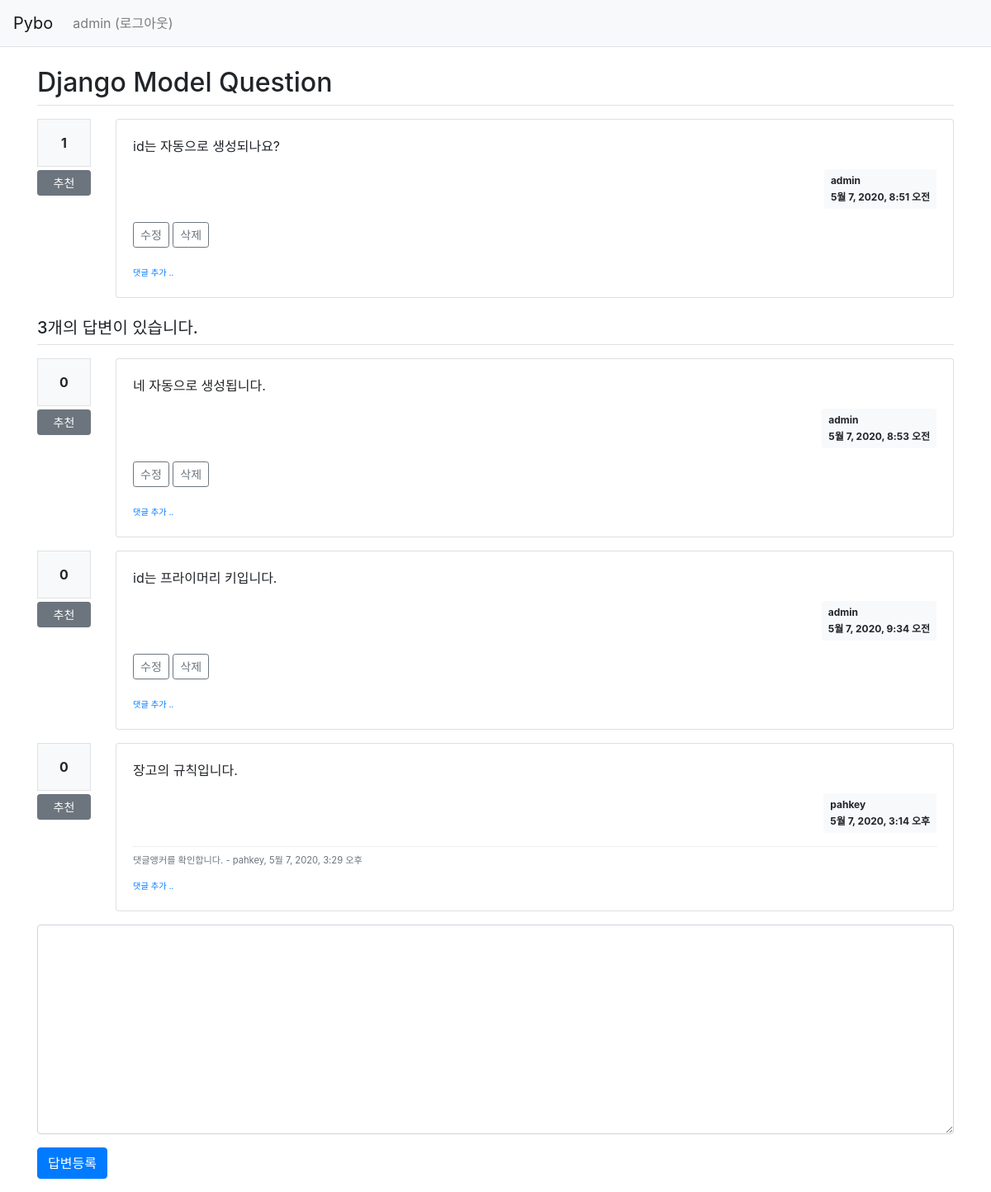
Screenshot of /pybo/2/ (signed in) with the database file from the repository.
### pybo/models.py (models this page shows, shortened)
class Question(models.Model):
    author = models.ForeignKey(User, on_delete=models.CASCADE, related_name='author_question')
    subject = models.CharField(max_length=200)
    content = models.TextField()
    create_date = models.DateTimeField()
    modify_date = models.DateTimeField(null=True, blank=True)
    voter = models.ManyToManyField(User, related_name='voter_question')

class Answer(models.Model):
    author = models.ForeignKey(User, on_delete=models.CASCADE, related_name='author_answer')
    question = models.ForeignKey(Question, on_delete=models.CASCADE)
    content = models.TextField()
    create_date = models.DateTimeField()
    modify_date = models.DateTimeField(null=True, blank=True)
    voter = models.ManyToManyField(User, related_name='voter_answer')

class Comment(models.Model):
    author = models.ForeignKey(User, on_delete=models.CASCADE)
    content = models.TextField()
    create_date = models.DateTimeField()
    modify_date = models.DateTimeField(null=True, blank=True)
    question = models.ForeignKey(Question, null=True, blank=True, on_delete=models.CASCADE)
    answer = models.ForeignKey(Answer, null=True, blank=True, on_delete=models.CASCADE)

### pybo/views/base_views.py (the view)
# urls.py: path('<int:question_id>/', base_views.detail, name='detail'),
def detail(request, question_id):
    question = get_object_or_404(Question, pk=question_id)
    context = {'question': question}
    return render(request, 'pybo/question_detail.html', context)

### pybo/templatetags/pybo_filter.py (called while the page is built)
@register.filter()
def mark(value):
    extensions = ["nl2br", "fenced_code"]
    return mark_safe(markdown.markdown(value, extensions=extensions))

### templates/pybo/question_detail.html (shortened to what this page needs)
{% extends 'base.html' %}
{% load pybo_filter %}
{% block content %}
<div class="container my-3">
    <h2 class="border-bottom py-2">{{ question.subject }}</h2>
    <div class="row my-3">
        <div class="col-1">
            <div class="bg-light text-center p-3 border font-weight-bolder mb-1">{{question.voter.count}}</div>
            <a href="#" data-uri="{% url 'pybo:vote_question' question.id  %}"
               class="recommend btn btn-sm btn-secondary btn-block my-1">추천</a>
        </div>
        <div class="col-11">
            <div class="card">
                <div class="card-body">
                    <div class="card-text">{{ question.content|mark }}</div>
                    <div class="d-flex justify-content-end">
                        <div class="badge badge-light p-2 text-left">
                            <div class="mb-2">{{ question.author.username }}</div>
                            <div>{{ question.create_date }}</div>
                        </div>
                    </div>
                    {% if request.user == question.author %}
                    <div class="my-3">
                        <a href="{% url 'pybo:question_modify' question.id  %}"
                           class="btn btn-sm btn-outline-secondary">수정</a>
                        <a href="#" class="delete btn btn-sm btn-outline-secondary"
                           data-uri="{% url 'pybo:question_delete' question.id  %}">삭제</a>
                    </div>
                    {% endif %}
                    <div>
                        <a href="{% url 'pybo:comment_create_question' question.id  %}"
                           class="small"><small>댓글 추가 ..</small></a>
                    </div>
                </div>
            </div>
        </div>
    </div>
    <h5 class="border-bottom my-3 py-2">{{question.answer_set.count}}개의 답변이 있습니다.</h5>
    {% for answer in question.answer_set.all %}
    <div class="row my-3">
        <div class="col-1">
            <div class="bg-light text-center p-3 border font-weight-bolder mb-1">{{answer.voter.count}}</div>
            <a href="#" data-uri="{% url 'pybo:vote_answer' answer.id  %}"
                class="recommend btn btn-sm btn-secondary btn-block my-1">추천</a>
        </div>
        <div class="col-11">
            <div class="card">
                <div class="card-body">
                    <div class="card-text">{{ answer.content|mark }}</div>
                    <div class="d-flex justify-content-end">
                        <div class="badge badge-light p-2 text-left">
                            <div class="mb-2">{{ answer.author.username }}</div>
                            <div>{{ answer.create_date }}</div>
                        </div>
                    </div>
                    {% if request.user == answer.author %}
                    <div class="my-3">
                        <a href="{% url 'pybo:answer_modify' answer.id  %}"
                           class="btn btn-sm btn-outline-secondary">수정</a>
                        <a href="#" class="delete btn btn-sm btn-outline-secondary "
                           data-uri="{% url 'pybo:answer_delete' answer.id  %}">삭제</a>
                    </div>
                    {% endif %}
                    {% if answer.comment_set.count > 0 %}
                    <div class="mt-3">
                    {% for comment in answer.comment_set.all %}
                        <div class="comment py-2 text-muted">
                            <span style="white-space: pre-line;">{{ comment.content }}</span>
                            <span>
                                - {{ comment.author }}, {{ comment.create_date }}
                            </span>
                        </div>
                    {% endfor %}
                    </div>
                    {% endif %}
                    <div>
                        <a href="{% url 'pybo:comment_create_answer' answer.id  %}"
                           class="small"><small>댓글 추가 ..</small></a>
                    </div>
                </div>
            </div>
        </div>
    </div>
    {% endfor %}
    <form action="{% url 'pybo:answer_create' question.id %}" method="post" class="my-3">
        <div class="form-group">
            <textarea {% if not user.is_authenticated %}disabled{% endif %}
              name="content" id="content" class="form-control" rows="10"></textarea>
        </div>
        <input type="submit" value="답변등록" class="btn btn-primary">
    </form>
</div>
{% endblock %}

### templates/navbar.html (shortened to what this page needs)
<nav class="navbar navbar-expand-lg navbar-light bg-light border-bottom">
    <a class="navbar-brand" href="{% url 'pybo:index' %}">Pybo</a>
    <div class="collapse navbar-collapse flex-grow-0" id="navbarNav">
        <ul class="navbar-nav">
            <li class="nav-item ">
                {% if user.is_authenticated %}
                <a class="nav-link" href="{% url 'common:logout' %}">{{ user.username }} (로그아웃)</a>
                {% else %}
                <a class="nav-link" href="{% url 'common:login' %}">로그인</a>
                {% endif %}
            </li>
        </ul>
    </div>
</nav>

### static/style.css (style rules this page uses)
.comment { border-top:dotted 1px #ddd; font-size:0.7em; }

### rows the page displays
Question: subject "Django Model Question", voter.count "1", content|mark "id는 자동으로 생성되나요?", author.username "admin", create_date "5월 7, 2020, 8:51 오전", answer_set.count "3"
Answer: voter.count "0", content|mark "네 자동으로 생성됩니다.", author.username "admin", create_date "5월 7, 2020, 8:53 오전", shows "수정"
Answer: voter.count "0", content|mark "id는 프라이머리 키입니다.", author.username "admin", create_date "5월 7, 2020, 9:34 오전", shows "수정"
Answer: voter.count "0", content|mark "장고의 규칙입니다.", author.username "pahkey", create_date "5월 7, 2020, 3:14 오후"
Comment: content "댓글앵커를 확인합니다.", author "pahkey", create_date "5월 7, 2020, 3:29 오후"

### other values shown
{{ user.username }} "admin"
